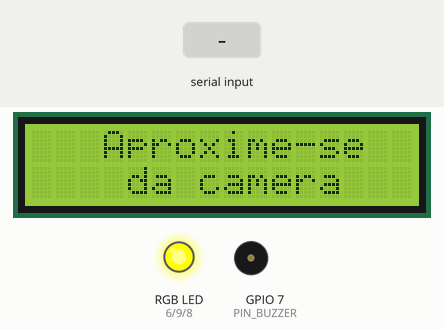
Simulated run of this sketch. Board: ESP32-C6. On the bench: 16×2 character LCD, an RGB LED mixed from three pins (HIGH = lit), buzzer (waves = sounding). The inputs (shaded band) are chosen by the test bench. What the sketch prints to the serial monitor is not drawn.

Above: at 3.2 s.
3.3 s: "1\n" received over Serial
At 5.3 s:
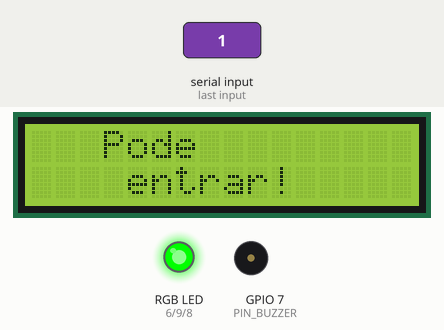
6.3 s: "0\n" received over Serial
At 8.2 s:
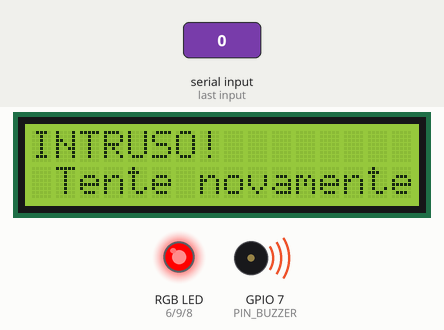
8.9 s: "2\n" received over Serial
At 11.2 s:
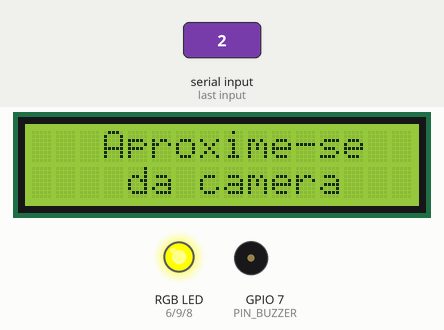
11.5 s: "1\n" received over Serial
At 12.65 s:
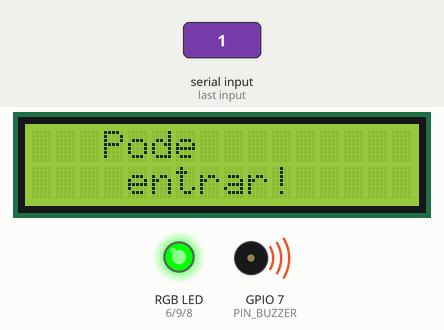
Timing chart, 0 to 14.6 s (numbered marks = the images above; inputs shaded):
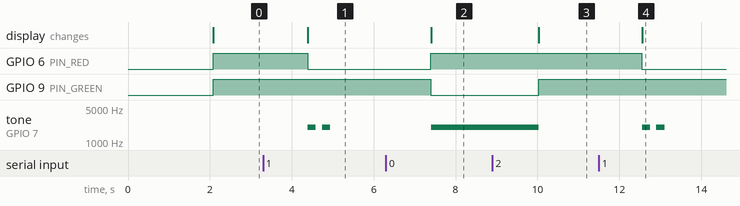

Measured:
- after the input at 3.3 s, GPIO 6 (PIN_RED): HIGH → LOW after 1.1 s; GPIO 9 (PIN_GREEN): stays HIGH (without the input it goes to LOW after 1.7 s); the display: changes after 1.1 s (image 1)
- after the input at 6.3 s, GPIO 6 (PIN_RED): LOW → HIGH after 1.1 s; GPIO 9 (PIN_GREEN): HIGH → LOW after 1.1 s; tone on GPIO 7 (PIN_BUZZER): silent → 2000 Hz after 1.1 s; the display: changes after 1.1 s (image 2)
- after the input at 8.9 s, GPIO 9 (PIN_GREEN): LOW → HIGH after 1.1 s; tone on GPIO 7 (PIN_BUZZER): 2000 Hz → silent after 1.1 s; the display: changes after 1.1 s (image 3)
- after the input at 11.5 s, GPIO 6 (PIN_RED): HIGH → LOW after 1.1 s; GPIO 9 (PIN_GREEN): stays HIGH (without the input it goes to LOW after 3.6 s); the display: changes after 1.1 s (image 4)
- by itself, tone on GPIO 7 (PIN_BUZZER): alternates 2000 Hz for 0.20 s and silent for 0.15 s, 4 changes in all, then stays silent

The sketch:

ESP32-C6_Teste_BT.ino
```cpp
#include <LiquidCrystal.h>

// LCD (RS, E, D4, D5, D6, D7)
LiquidCrystal lcd(2, 3, 23, 22, 21, 19);

bool no_camera = LOW;
bool camera    = LOW;
bool alerta_enviado = false;

// Pinos do LED RGB
const int PIN_GREEN  = 9;
const int PIN_RED    = 6;
const int PIN_BLUE   = 8;

// Buzzer passivo
const int PIN_BUZZER = 7;

bool camera_beep_done = false;

void setup() {
  pinMode(PIN_RED, OUTPUT);
  pinMode(PIN_GREEN, OUTPUT);
  pinMode(PIN_BLUE, OUTPUT);
  pinMode(PIN_BUZZER, OUTPUT);

  digitalWrite(PIN_RED, LOW);
  digitalWrite(PIN_GREEN, LOW);
  digitalWrite(PIN_BLUE, LOW);
  noTone(PIN_BUZZER);

  lcd.begin(16, 2);

  Serial.begin(9600);
  delay(2000);
  Serial.println("=== TESTE 3 ESTADOS (5s ciclo) ===");
  Serial.println("0=NORMAL | 1=INTRUSO | 2=CAMERA_OK");

  lcd.clear();
  lcd.setCursor(0, 0);
  lcd.print("Modo Teste");
  lcd.setCursor(0, 1);
  lcd.print("Aproxime-se");
}

void loop() {
  static unsigned long lastTest = 0;
  static int estado = 0;  // 0=NORMAL, 1=INTRUSO, 2=CAMERA_OK

  // === CICLO AUTOMÁTICO 5s ===
  if (millis() - lastTest > 5000) {
    estado = (estado + 1) % 3;

    // RESET estados para cada ciclo
    camera = LOW;
    no_camera = LOW;
    alerta_enviado = false;
    camera_beep_done = false;

    switch (estado) {
      case 0:
        Serial.println("ESTADO 0: NORMAL (amarelo, SILÊNCIO)");
        break;
      case 1:
        no_camera = HIGH;
        Serial.println("ESTADO 1: INTRUSO (vermelho, BUZZER, BT alerta)");
        break;
      case 2:
        camera = HIGH;
        Serial.println("ESTADO 2: CAMERA_OK (verde, 2 beeps)");
        break;
    }
    lastTest = millis();
  }

  // === ALERTA BLUETOOTH (só no estado INTRUSO) ===
  static bool alerta_bt_enviado = false;
  if (no_camera == HIGH && !alerta_bt_enviado) {
    Serial.println("🚨 Intruso não reconhecido à porta!");
    alerta_bt_enviado = true;
  }
  if (estado != 1) alerta_bt_enviado = false;  // Reset no próximo ciclo

  // === COMANDOS APP ===
  if (Serial.available()) {
    String txt = Serial.readStringUntil('\n');
    txt.trim();
    if (txt == "0") { estado = 0; lastTest = millis() - 4000; }
    if (txt == "1") { estado = 1; lastTest = millis() - 4000; }
    if (txt == "2") { estado = 2; lastTest = millis() - 4000; }
    Serial.println("APP CMD: " + txt);
  }

  // === LÓGICA VISUAL E SONORA ===
  digitalWrite(PIN_RED, LOW);
  digitalWrite(PIN_GREEN, LOW);
  digitalWrite(PIN_BLUE, LOW);
  lcd.clear();

  if (camera == HIGH) {
    // ESTADO 2: VERDE + 2 BEEPS
    digitalWrite(PIN_GREEN, HIGH);
    lcd.setCursor(3, 0);
    lcd.print("Pode");
    lcd.setCursor(4, 1);
    lcd.print("entrar!");

    if (!camera_beep_done) {
      for (int i = 0; i < 2; i++) {
        tone(PIN_BUZZER, 2000);
        delay(200);
        noTone(PIN_BUZZER);
        delay(150);
      }
      camera_beep_done = true;
    }
  }
  else if (no_camera == HIGH) {
    // ESTADO 1: VERMELHO + BUZZER CONTÍNUO
    digitalWrite(PIN_RED, HIGH);
    lcd.setCursor(0, 0);
    lcd.print("INTRUSO!");
    lcd.setCursor(1, 1);
    lcd.print("Tente novamente");
    tone(PIN_BUZZER, 2000);
  }
  else {
    // ESTADO 0: AMARELO + SILÊNCIO
    digitalWrite(PIN_RED, HIGH);
    digitalWrite(PIN_GREEN, HIGH);
    lcd.setCursor(3, 0);
    lcd.print("Aproxime-se");
    lcd.setCursor(4, 1);
    lcd.print("da camera");
    noTone(PIN_BUZZER);
  }

  delay(100);
}
```
